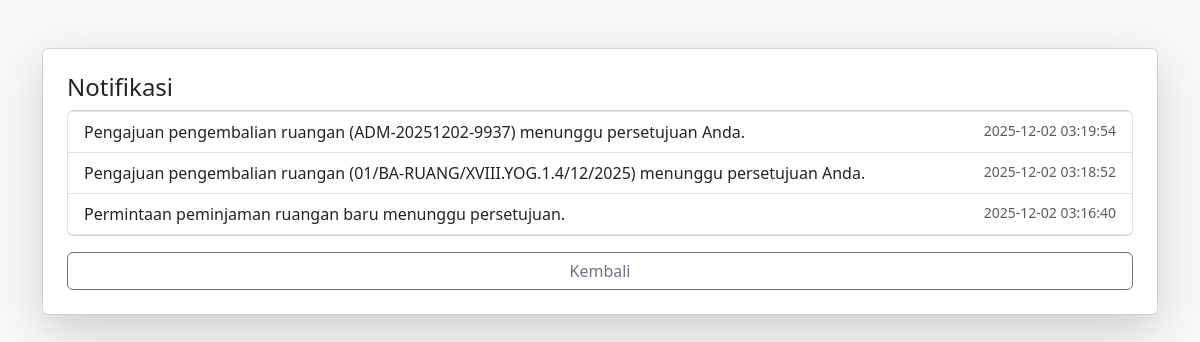
The app's page /pages/notifications.php (signed in) with its own data.
### tables this page shows
CREATE TABLE `notifications` (
  `id` int(11) NOT NULL,
  `id_user` int(11) NOT NULL,
  `message` text NOT NULL,
  `is_read` tinyint(1) NOT NULL DEFAULT 0,
  `created_at` timestamp NOT NULL DEFAULT current_timestamp(),
  `id_peminjaman` int(11) DEFAULT NULL
);

### pages/notifications.php (the view, shortened to what this page needs)
<?php
include_once('../koneksi.php');
$username = $_SESSION['username'];
$stmt = $con->prepare("SELECT id FROM user WHERE username = ?");
$stmt->bind_param("s", $username);
$stmt->execute();
$user = $stmt->get_result()->fetch_assoc();
$uid = $user['id'];
$con->query("CREATE TABLE IF NOT EXISTS notifications (
    id INT AUTO_INCREMENT PRIMARY KEY,
    id_user INT,
    message TEXT,
    is_read TINYINT(1) DEFAULT 0,
    created_at TIMESTAMP DEFAULT CURRENT_TIMESTAMP
) ENGINE=InnoDB DEFAULT CHARSET=utf8mb4");
$notifs = $con->query("SELECT * FROM notifications WHERE id_user = " . intval($uid) . " ORDER BY created_at DESC");
?>
<!doctype html>
<html>
<head>
  <link href="https://cdn.jsdelivr.net/npm/bootstrap@5.3.0/dist/css/bootstrap.min.css" rel="stylesheet">
</head>
<body class="bg-light">
<div class="container mt-5">
  <div class="card p-4 shadow-lg">
    <h4>Notifikasi</h4>
    <?php if ($notifs->num_rows == 0): ?>
      <p class="text-muted">Tidak ada notifikasi.</p>
    <?php else: ?>
      <ul class="list-group">
        <?php while ($n = $notifs->fetch_assoc()): ?>
          <?php
            $msg = $n['message'];
            $displayMsg = preg_replace('#https?://[^\s]+#i', '', $msg);
          ?>
          <li class="list-group-item">
            <div class="d-flex justify-content-between align-items-start">
              <div>
                <?= nl2br(htmlspecialchars(trim($displayMsg))) ?>
              </div>
              <small class="text-muted ms-3"><?= $n['created_at'] ?></small>
            </div>
          </li>
        <?php endwhile; ?>
      </ul>
    <?php endif; ?>
    <?php
    $role = $_SESSION['role'] ?? '';
    $backLink = '../index.php';
    if ($role === 'admin_kendaraan') $backLink = '../modules/admin/admin_kendaraan.php';
    elseif ($role === 'admin_ruangan') $backLink = '../modules/admin/admin_ruangan.php';
    elseif ($role === 'super_admin') $backLink = '../modules/admin/superadmin.php';
    ?>
    <a href="<?= htmlspecialchars($backLink) ?>" class="btn btn-outline-secondary mt-3">Kembali</a>
  </div>
</div>
</body>
</html>

### records on screen
notifications: message "Pengajuan pengembalian ruangan (ADM-20251202-9937) menunggu persetujuan Anda.", created_at "2025-12-02 03:19:54"
notifications: message "Pengajuan pengembalian ruangan (01/BA-RUANG/XVIII.YOG.1.4/12/2025) menunggu persetujuan Anda.", created_at "2025-12-02 03:18:52"
notifications: message "Permintaan peminjaman ruangan baru menunggu persetujuan.", created_at "2025-12-02 03:16:40"
